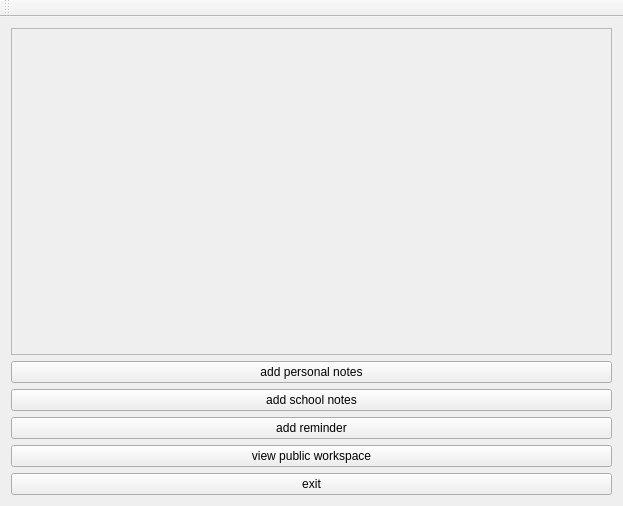
<?xml version="1.0" encoding="UTF-8"?>
<ui version="4.0">
 <class>dashboard</class>
 <widget class="QMainWindow" name="dashboard">
  <property name="geometry">
   <rect>
    <x>0</x>
    <y>0</y>
    <width>623</width>
    <height>506</height>
   </rect>
  </property>
  <property name="windowTitle">
   <string>dashboard</string>
  </property>
  <widget class="QWidget" name="centralWidget">
   <layout class="QGridLayout" name="gridLayout">
    <item row="1" column="0">
     <widget class="QPushButton" name="noteAdd">
      <property name="text">
       <string>add personal notes</string>
      </property>
     </widget>
    </item>
    <item row="0" column="0">
     <widget class="QScrollArea" name="scrollArea">
      <property name="widgetResizable">
       <bool>true</bool>
      </property>
      <widget class="QWidget" name="scrollAreaWidgetContents">
       <property name="geometry">
        <rect>
         <x>0</x>
         <y>0</y>
         <width>599</width>
         <height>283</height>
        </rect>
       </property>
       <layout class="QVBoxLayout" name="verticalLayout_2">
        <item>
         <layout class="QVBoxLayout" name="ver"/>
        </item>
       </layout>
      </widget>
     </widget>
    </item>
    <item row="2" column="0">
     <widget class="QPushButton" name="sclNoteAdd">
      <property name="text">
       <string>add school notes</string>
      </property>
     </widget>
    </item>
    <item row="3" column="0">
     <widget class="QPushButton" name="reminderAdd">
      <property name="text">
       <string>add reminder</string>
      </property>
     </widget>
    </item>
    <item row="4" column="0">
     <widget class="QPushButton" name="ws_button">
      <property name="text">
       <string>view public workspace</string>
      </property>
     </widget>
    </item>
    <item row="5" column="0">
     <widget class="QPushButton" name="exitbtn">
      <property name="text">
       <string>exit</string>
      </property>
     </widget>
    </item>
   </layout>
  </widget>
  <widget class="QToolBar" name="mainToolBar">
   <attribute name="toolBarArea">
    <enum>TopToolBarArea</enum>
   </attribute>
   <attribute name="toolBarBreak">
    <bool>false</bool>
   </attribute>
  </widget>
 </widget>
 <layoutdefault spacing="6" margin="11"/>
 <resources/>
 <connections/>
</ui>
